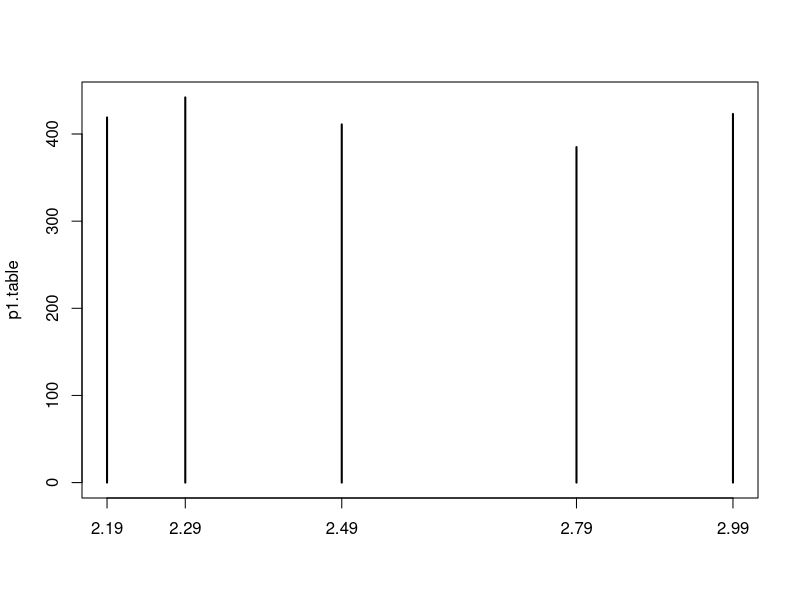
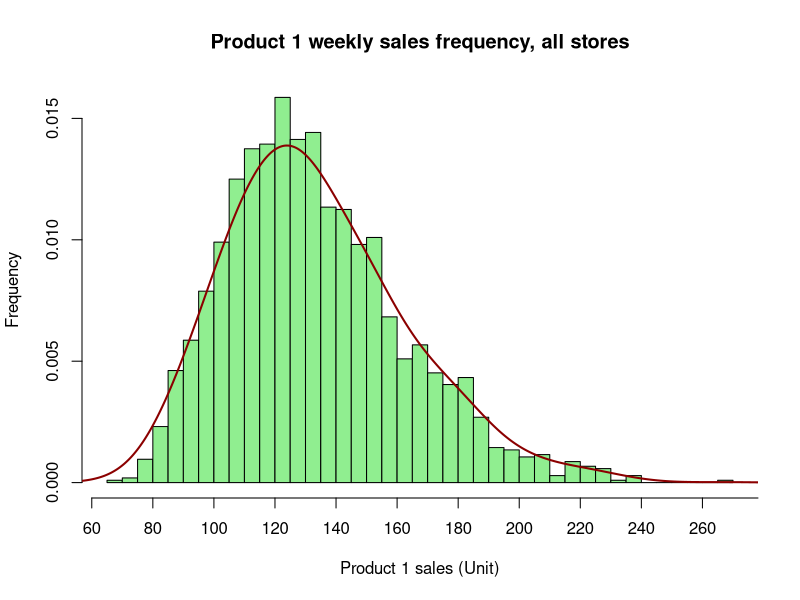
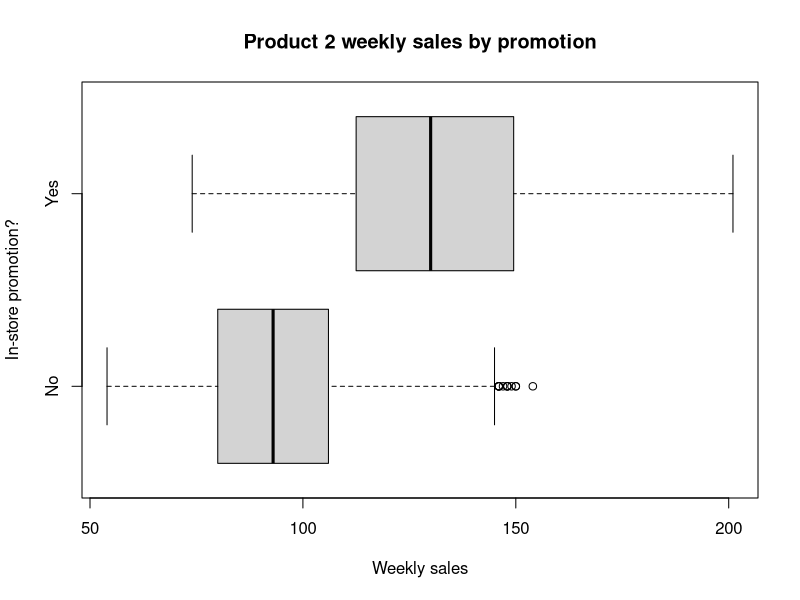

Recreate these plots in R, in order. (Note: this script raises an error after producing the figures.)
k.stores = 20 # use k for constant
k.weeks = 104 # 2 years

#create data frame with blank slots to hold data later
store.df = data.frame(matrix(NA, ncol = 10, nrow = k.stores*k.weeks))
names(store.df) = c("storeNum", "Year", "Week", "p1sales", "p2sales",
                    "p1price", "p2price", "p1prom", "p2prom", "country")
head(store.df)
dim(store.df) #simplest summary of store.df (see the dimension)

#create 2 vectors to fill df
store.num = 101:(100+k.stores)
store.country = c(rep("US" , 3) , rep("DE" , 5) , rep("GB" , 3) , rep("BR" , 2),
                  rep("JP" , 4) , rep("AU" , 1) , rep("CN" , 2))
length(store.country) # 20 countries for 20 stores

#replacing
store.df$storeNum = rep(store.num, each=k.weeks)
store.df$country = rep(store.country, each=k.weeks)

#we do the same for week and year
store.df$Week = rep(1:52, times=k.stores*2)
store.df$` Year`= rep(rep(1:2,each=k.weeks/2),times=k.stores)

#check the overall structure
str(store.df)

#set store.number and store.country as factors
#we do this to set it as categorical variables, not just number or character
store.df$storeNum = factor(store.df$storeNum)
store.df$country = factor(store.df$country)

#now we want to create random value for the rest
#set a seed for random generator
set.seed(98250)

#set a random promotion chance from binomial 
store.df$p1prom = rbinom(n=nrow(store.df),size=1,p=0.1)
store.df$p2prom = rbinom(n=nrow(store.df),size=1,p=0.15)

#get a random price from 5 distinct prices
store.df$p1price = sample(c(2.19, 2.29, 2.49, 2.79, 2.99),
                          size=nrow(store.df),replace=TRUE)
store.df$p2price = sample(c(2.29, 2.49, 2.59, 2.99, 3.19),
                          size=nrow(store.df),replace=TRUE)

#create sale data using poisson distribution
#set lambda=mean of sale
tmp.sale1 = rpois(n=nrow(store.df), lambda=120)
tmp.sale2 = rpois(n=nrow(store.df), lambda=100)

#scale up with a log algorithm, we assume that sales and prices have inverse ratio
tmp.sale1 = tmp.sale1*log(store.df$p2price)/log(store.df$p1price)
tmp.sale2 = tmp.sale2*log(store.df$p1price)/log(store.df$p2price)

#we assume sale get a 30% or 40% boost when the product is promoted
#and use floor() to keep sales an integer
store.df$p1sales = floor(tmp.sale1*(1+store.df$p1prom*0.3))
store.df$p2sales = floor(tmp.sale2*(1+store.df$p2prom*0.4))

#count frequency of each price in p1
p1.table = table(store.df$p1price)
plot(p1.table)

#cross tables of price and promotion (how often each product was promoted at each price)
p1.crossTable = table(store.df$p1price, store.df$p1prom)
p1.crossTable[,2] / (p1.crossTable[,1]+p1.crossTable[,2])

#quantile at different level
quantile(store.df$p1sales,probs=0:10/10)

#create a summary 
mysummary.df = data.frame(matrix(NA,nrow=2, ncol=2))
names(mysummary.df) = c("Median sales", "IQR")
rownames(mysummary.df) = c("Product 1" , "Product 2")
mysummary.df["Product 1", "Median sales"] = median(store.df$p1sales)
mysummary.df["Product 2", "Median sales"] = median(store.df$p2sales)
mysummary.df["Product 1", "IQR"] = IQR(store.df$p1sales)
mysummary.df["Product 2", "IQR"] = IQR(store.df$p2sales)
mysummary.df

#default summary
summary(store.df)

#describe from psych package
install.packages("psych")
library(psych)
describe(store.df) #recommended to use with discrete data 
describe(store.df[, c(2, 4:9)]) #skip some columns

#plot data
#histogram
hist(store.df$p1sales,
     main="Product 1 weekly sales frequency, all stores",
     xlab="Product 1 sales (Unit)",
     ylab="Frequency",
     breaks=30,
     col="lightgreen",
     freq=F,
     xaxt="n")
axis(side=1, at=seq(60,300,by=20))
lines(density(store.df$p1sales, bw=10), 
      type="l",
      col="darkred",
      lwd=2)

#box plot
boxplot(store.df$p2sales ~ store.df$p2prom,
        main="Product 2 weekly sales by promotion",
        xlab="Weekly sales",
        ylab="In-store promotion?",
        horizontal=TRUE,
        las=1,
        yaxt="n")
axis(side=2,at=c(1,2), labels=c("No","Yes"))
#bean plot (similar to box plot)
beanplot(p2sales ~ p2prom, data=store.df,
         what=c(1,1,1,0), log="", side="second", #side=second to compute density
         main="Product 2 weekly sales by promotion",
         xlab="Weekly sale",
         ylab="In-store promotion?",
         horizontal=TRUE,
         las=1,
         yaxt="n")
#QQ plot (quantile-quantile)
qqnorm(store.df$p1sales) #compare with normal distribution
qqline(store.df$p1sales)
#we observe a strange upward curve => not normally distributed
#use log transform
qqnorm(log(store.df$p1sales))
qqline(log(store.df$p1sales))
#now everything look good

#cumulative distribution
plot(ecdf(store.df$p1sales),
     main="Cumulative distribution of p1 weekly sales",
     ylab="Cumulative proportion",
     xlab=c("P1 weekly sales of all store","90% of weeks sole <= 174 units"),
     yaxt="n")
axis(side=2, at=seq(0,1,by=0.1), las=1,
     labels=paste(seq(0,100,by=10),"%", sep=""))
abline(h=0.9,lty=3) # create a line at 90th percentile
abline(v=quantile(store.df$p1sales,probs=0.9),lty=3)

#by() divide data into subgroup 
by(store.df$p1sales, list(store.df$storeNum,store.df$Year), FUN=mean)
#use aggregate() to return a formatted result
p1sale.sumByCountry = aggregate(store.df$p1sales, list(country=store.df$country), sum)

#create map
p1sales.map = joinCountryData2Map(p1sale.sumByCountry, joinCode="ISO2",
                                  nameJoinColumn = "region")
mapCountryData(mapToPlot = p1sales.map, 
               nameColumnToPlot = "x",
               )